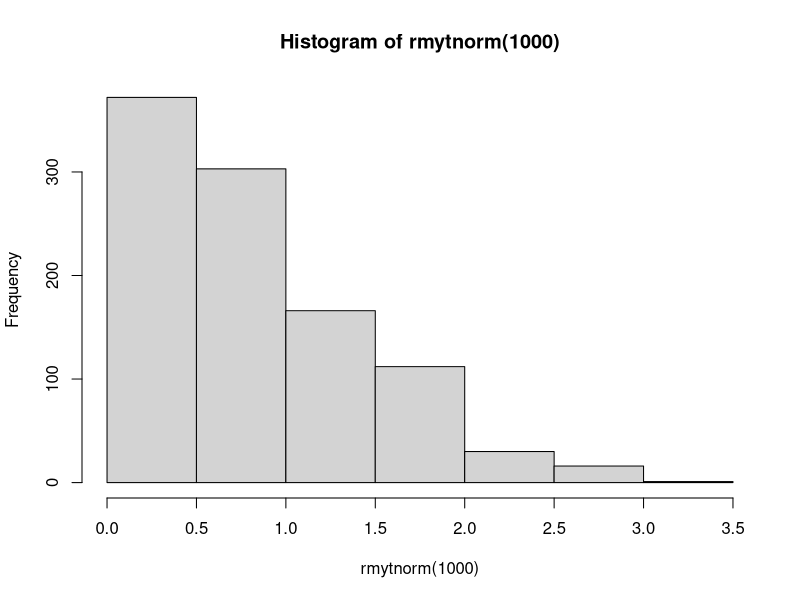
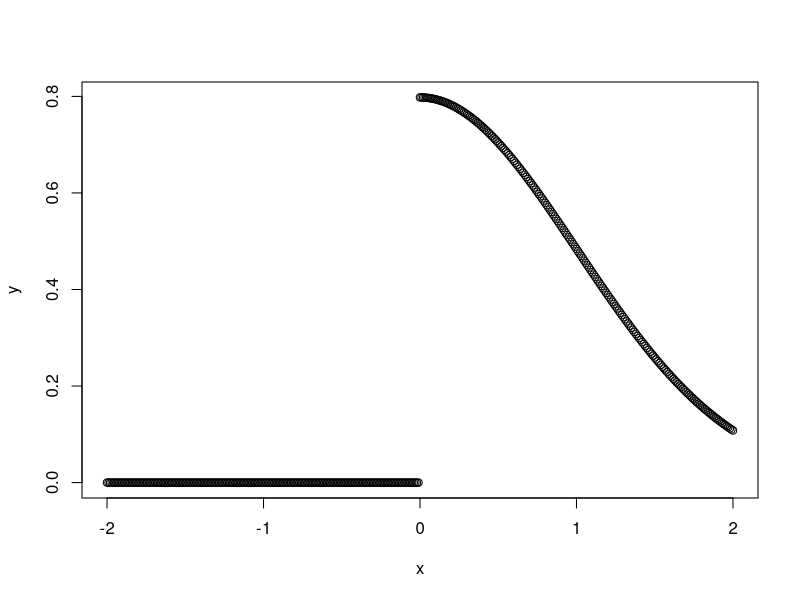

Recreate these plots in R, in order.
## ---- chunk 1
#explain loops and conditionals 
rmytnorm <- function(n=1,md=0){ #mode added
  v <- rep (NA,n)
  for (i in 1:n) {
    rmyt <- rnorm (1, mean=md)
    while (rmyt <0) {
      rmyt <- rnorm (1, mean=md)
    }
    v [i] <- rmyt
  }
  return (v)
  
}

dmytnorm <-function(x, md=0) {
  v <- rep(NA,length(x))
  for (i in 1:length(x)){
   if (x[i]<0 ) {
    v[i]=(0)
     }  else {v[i]<-(2*dnorm(x[i],mean=md))} 
       #all x below 0 need to be multiplied by 2 to be graphed under curve, further explanation
  }
   return (v)}
#truncated normal is that its impossible to be less than 0 
## ---- chunk 2
rmytnorm(10)
dmytnorm (c(-2,-1,0, 1,2))
hist(rmytnorm(1000))
#rescaling dmytnorm
x=seq(from=-2, to=2, by=0.01) #only out of two standard deviations
y=dmytnorm(x)
plot(x,y)

#The mean of rnorm and dnorm is approximately equal to the mode of the truncated normal.
